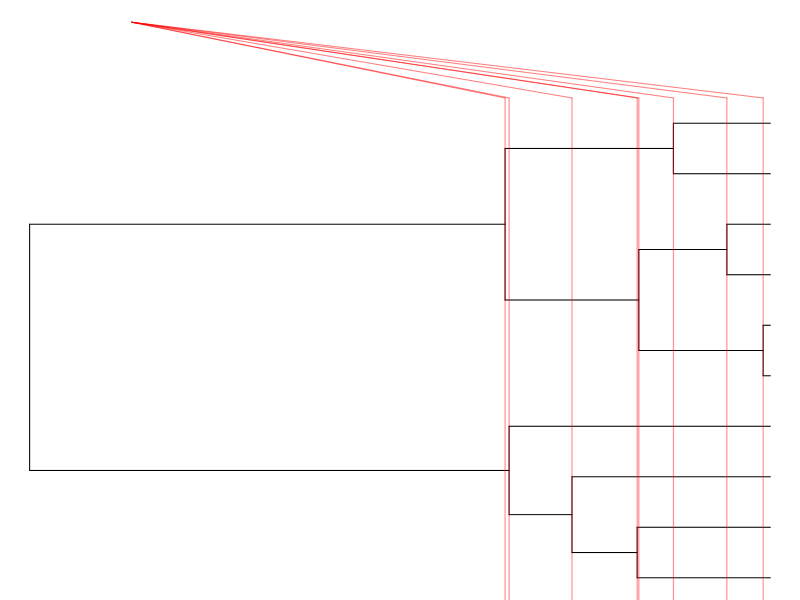
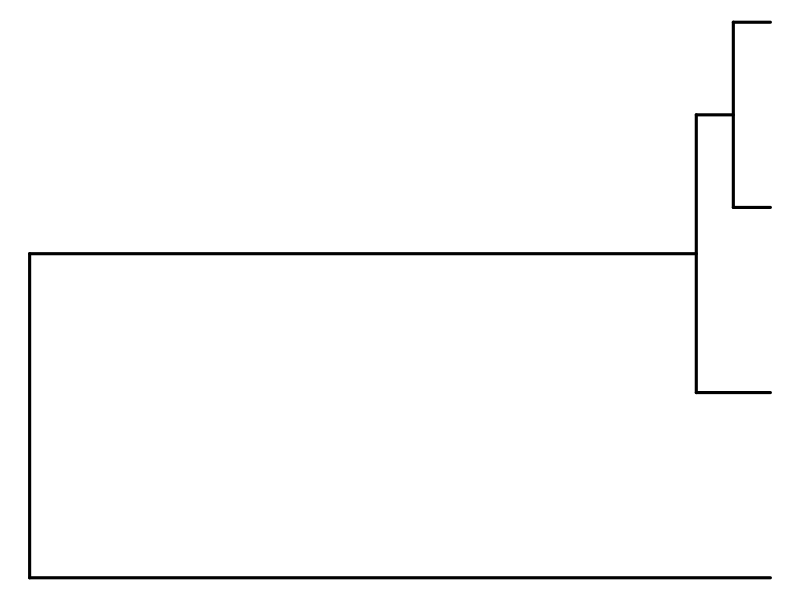
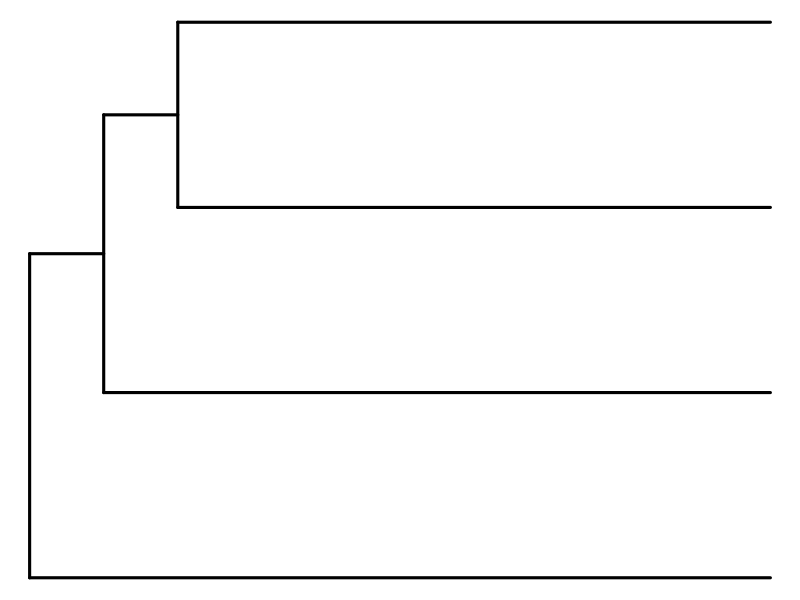

Reproduce these figures in R, in order.
setwd('~/Dropbox/Research/chronoPhy/poster')

library(ape)

## demonstration tree
tre <- rcoal(10)

pdf(file='fig_examplePhylo.pdf', width=3, height=2)
par(mar=rep(0, 4))
plot(tre, show.tip.label=FALSE, y.lim=c(1, 12))
segments(x0=max(branching.times(tre)) - sort(branching.times(tre))[-9], 
         y0=0, y1=10.5, col=hsv(alpha=0.5))
segments(x0=max(branching.times(tre)) - sort(branching.times(tre))[-9], 
         x1=0.1,
         y0=10.5, y1=12, col=hsv(alpha=0.5))
dev.off()


## gamma

pdf(file='fig_hiGammaPhylo.pdf', width=5, height=1.75)
par(mar=rep(0, 4))
tre1 <- read.tree(text='(a:2, (b:0.2, (c:0.1, d:0.1):0.1):1.8);')
plot(tre1, show.tip.label=FALSE, edge.width=3)
dev.off()

pdf(file='fig_loGammaPhylo.pdf', width=5, height=1.75)
par(mar=rep(0, 4))
tre2 <- read.tree(text='(a:2, (b:1.8, (c:1.6, d:1.6):0.2):0.2);')
plot(tre2, show.tip.label=FALSE, edge.width=3)
dev.off()

## chrono map